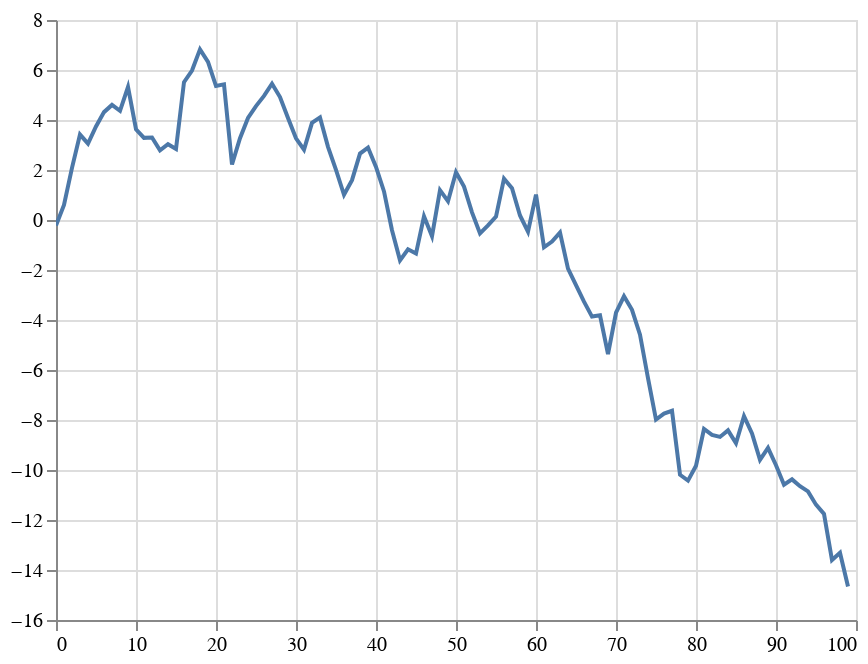

Notebook source saved alongside this figure:
### Markdown cell above
# Series

### Code cell
data = pd.Series(np.random.randn(100).cumsum())
data.plot()

### Figure 1 — Vega-Lite specification as saved in the notebook (floating-point values rounded to 4 significant figures)
{"$schema": "https://vega.github.io/schema/vega-lite/v3.4.0.json", "config": {"mark": {"tooltip": null}, "view": {"height": 300, "width": 400}}, "data": {"name": "data-f294bc9e62150f279fa23c3e6416c9d8"}, "datasets": {"data-f294bc9e62150f279fa23c3e6416c9d8": [{"0": -0.2177, "index": 0}, {"0": 0.6038, "index": 1}, {"0": 2.085, "index": 2}, {"0": 3.417, "index": 3}, {"0": 3.055, "index": 4}, {"0": 3.741, "index": 5}, {"0": 4.314, "index": 6}, {"0": 4.602, "index": 7}, {"0": 4.367, "index": 8}, {"0": 5.32, "index": 9}, {"0": 3.63, "index": 10}, {"0": 3.285, "index": 11}, {"0": 3.302, "index": 12}, {"0": 2.787, "index": 13}, {"0": 3.032, "index": 14}, {"0": 2.843, "index": 15}, {"0": 5.515, "index": 16}, {"0": 5.98, "index": 17}, {"0": 6.825, "index": 18}, {"0": 6.322, "index": 19}, {"0": 5.359, "index": 20}, {"0": 5.424, "index": 21}, {"0": 2.219, "index": 22}, {"0": 3.273, "index": 23}, {"0": 4.081, "index": 24}, {"0": 4.555, "index": 25}, {"0": 4.966, "index": 26}, {"0": 5.453, "index": 27}, {"0": 4.917, "index": 28}, {"0": 4.078, "index": 29}, {"0": 3.266, "index": 30}, {"0": 2.815, "index": 31}, {"0": 3.886, "index": 32}, {"0": 4.103, "index": 33}, {"0": 2.927, "index": 34}, {"0": 2.001, "index": 35}, {"0": 1.007, "index": 36}, {"0": 1.594, "index": 37}, {"0": 2.658, "index": 38}, {"0": 2.896, "index": 39}, {"0": 2.121, "index": 40}, {"0": 1.141, "index": 41}, {"0": -0.408, "index": 42}, {"0": -1.615, "index": 43}, {"0": -1.17, "index": 44}, {"0": -1.343, "index": 45}, {"0": 0.1461, "index": 46}, {"0": -0.6464, "index": 47}, {"0": 1.193, "index": 48}, {"0": 0.7532, "index": 49}, {"0": 1.913, "index": 50}, {"0": 1.336, "index": 51}, {"0": 0.3051, "index": 52}, {"0": -0.5338, "index": 53}, {"0": -0.2169, "index": 54}, {"0": 0.1364, "index": 55}, {"0": 1.652, "index": 56}, {"0": 1.274, "index": 57}, {"0": 0.1816, "index": 58}, {"0": -0.4668, "index": 59}, {"0": 1.013, "index": 60}, {"0": -1.092, "index": 61}, {"0": -0.8634, "index": 62}, {"0": -0.5028, "index": 63}, {"0": -1.943, "index": 64}, {"0": -2.605, "index": 65}, {"0": -3.267, "index": 66}, {"0": -3.863, "index": 67}, {"0": -3.811, "index": 68}, {"0": -5.364, "index": 69}, {"0": -3.71, "index": 70}, {"0": -3.053, "index": 71}, {"0": -3.592, "index": 72}, {"0": -4.588, "index": 73}, {"0": -6.321, "index": 74}, {"0": -7.981, "index": 75}, {"0": -7.746, "index": 76}, {"0": -7.63, "index": 77}, {"0": -10.19, "index": 78}, {"0": -10.42, "index": 79}, {"0": -9.83, "index": 80}, {"0": -8.358, "index": 81}, {"0": -8.593, "index": 82}, {"0": -8.677, "index": 83}, {"0": -8.414, "index": 84}, {"0": -8.931, "index": 85}, {"0": -7.848, "index": 86}, {"0": -8.537, "index": 87}, {"0": -9.594, "index": 88}, {"0": -9.116, "index": 89}, {"0": -9.809, "index": 90}, {"0": -10.59, "index": 91}, {"0": -10.37, "index": 92}, {"0": -10.65, "index": 93}, {"0": -10.86, "index": 94}, {"0": -11.39, "index": 95}, {"0": -11.76, "index": 96}, {"0": -13.6, "index": 97}, {"0": -13.31, "index": 98}, {"0": -14.66, "index": 99}]}, "encoding": {"tooltip": [{"field": "index", "type": "quantitative"}, {"field": "0", "type": "quantitative"}], "x": {"field": "index", "title": null, "type": "quantitative"}, "y": {"field": "0", "title": null, "type": "quantitative"}}, "mark": "line", "selection": {"selector001": {"bind": "scales", "encodings": ["x", "y"], "type": "interval"}}}
